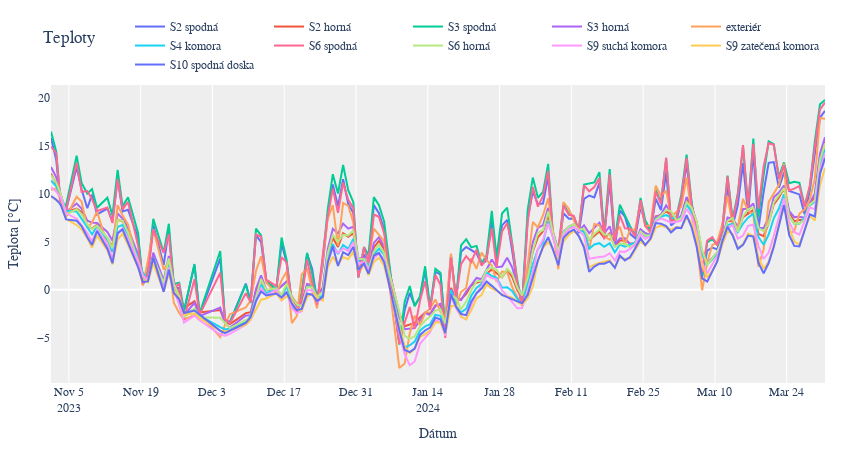

The cell this chart's notebook holds for it:
### Code cell
import plotly.graph_objs as go

# Dictionary to map column names to desired names
column_mapping = {
    '2.temperature_external_1': "S2 spodná",
    '2.temperature_external_2': "S2 horná",
    '3.temperature_external_1': "S3 spodná",
    '3.temperature_external_2': "S3 horná",
    '4.temperature_external_1': "exteriér",
    '4.temperature_external_2': "S4 komora",
    '6.temperature_external_1': "S6 spodná",
    '6.temperature_external_2': "S6 horná",
    '9.temperature_external_1': "S9 suchá komora",
    '9.temperature_external_2': "S9 zatečená komora",
    '10.temperature_external_2': "S10 spodná doska"
}

# Create traces for each temperature series
traces = []
for col, name in column_mapping.items():
    trace = go.Scatter(x=poprad_df['datetime'],
                       y=poprad_df[col], mode='lines', name=name)
    traces.append(trace)

# Create layout
layout = go.Layout(
    title='Teploty',
    xaxis=dict(title='Dátum'),
    yaxis=dict(title='Teplota [°C]', side='left', showgrid=False),
    legend=dict(orientation='h', yanchor='bottom',
                y=1.02, xanchor='right', x=1),
    plot_bgcolor='#EEEEEE',
    width=850,
    height=450,
    margin=dict(l=20, r=25, t=50, b=40),
    font_family="Montserrat"
)

# Create figure
fig = go.Figure(data=traces, layout=layout)

# Show plot
fig.show()

### Figure 1 — Plotly figure (JSON) as saved in the notebook; plotly's stock layout.template omitted (floating-point values rounded to 4 significant figures; data arrays with more than 128 entries replaced by an {"elided": "..."} marker saying what was removed)
{"data": [{"mode": "lines", "name": "S2 spodná", "type": "scatter", "x": {"elided": "139 str values"}, "y": {"elided": "139 float values"}}, {"mode": "lines", "name": "S2 horná", "type": "scatter", "x": {"elided": "139 str values"}, "y": {"elided": "139 float values"}}, {"mode": "lines", "name": "S3 spodná", "type": "scatter", "x": {"elided": "139 str values"}, "y": {"elided": "139 float values"}}, {"mode": "lines", "name": "S3 horná", "type": "scatter", "x": {"elided": "139 str values"}, "y": {"elided": "139 float values"}}, {"mode": "lines", "name": "exteriér", "type": "scatter", "x": {"elided": "139 str values"}, "y": {"elided": "139 float values"}}, {"mode": "lines", "name": "S4 komora", "type": "scatter", "x": {"elided": "139 str values"}, "y": {"elided": "139 float values"}}, {"mode": "lines", "name": "S6 spodná", "type": "scatter", "x": {"elided": "139 str values"}, "y": {"elided": "139 float values"}}, {"mode": "lines", "name": "S6 horná", "type": "scatter", "x": {"elided": "139 str values"}, "y": {"elided": "139 float values"}}, {"mode": "lines", "name": "S9 suchá komora", "type": "scatter", "x": {"elided": "139 str values"}, "y": {"elided": "139 float values"}}, {"mode": "lines", "name": "S9 zatečená komora", "type": "scatter", "x": {"elided": "139 str values"}, "y": {"elided": "139 float values"}}, {"mode": "lines", "name": "S10 spodná doska", "type": "scatter", "x": {"elided": "139 str values"}, "y": {"elided": "139 float values"}}], "layout": {"font": {"family": "Montserrat"}, "height": 450, "legend": {"orientation": "h", "x": 1, "xanchor": "right", "y": 1.02, "yanchor": "bottom"}, "margin": {"b": 40, "l": 20, "r": 25, "t": 50}, "plot_bgcolor": "#EEEEEE", "title": {"text": "Teploty"}, "width": 850, "xaxis": {"title": {"text": "Dátum"}}, "yaxis": {"showgrid": false, "side": "left", "title": {"text": "Teplota [°C]"}}}}
